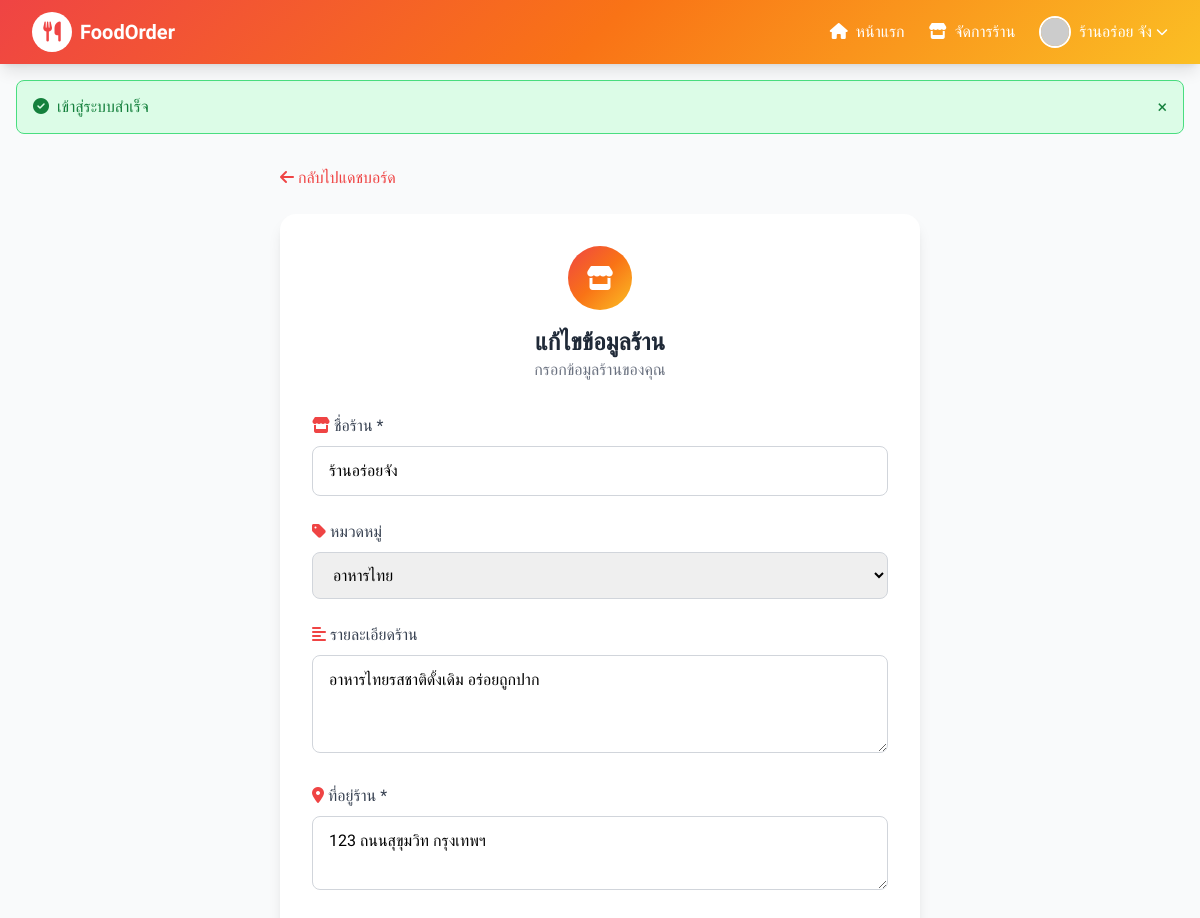
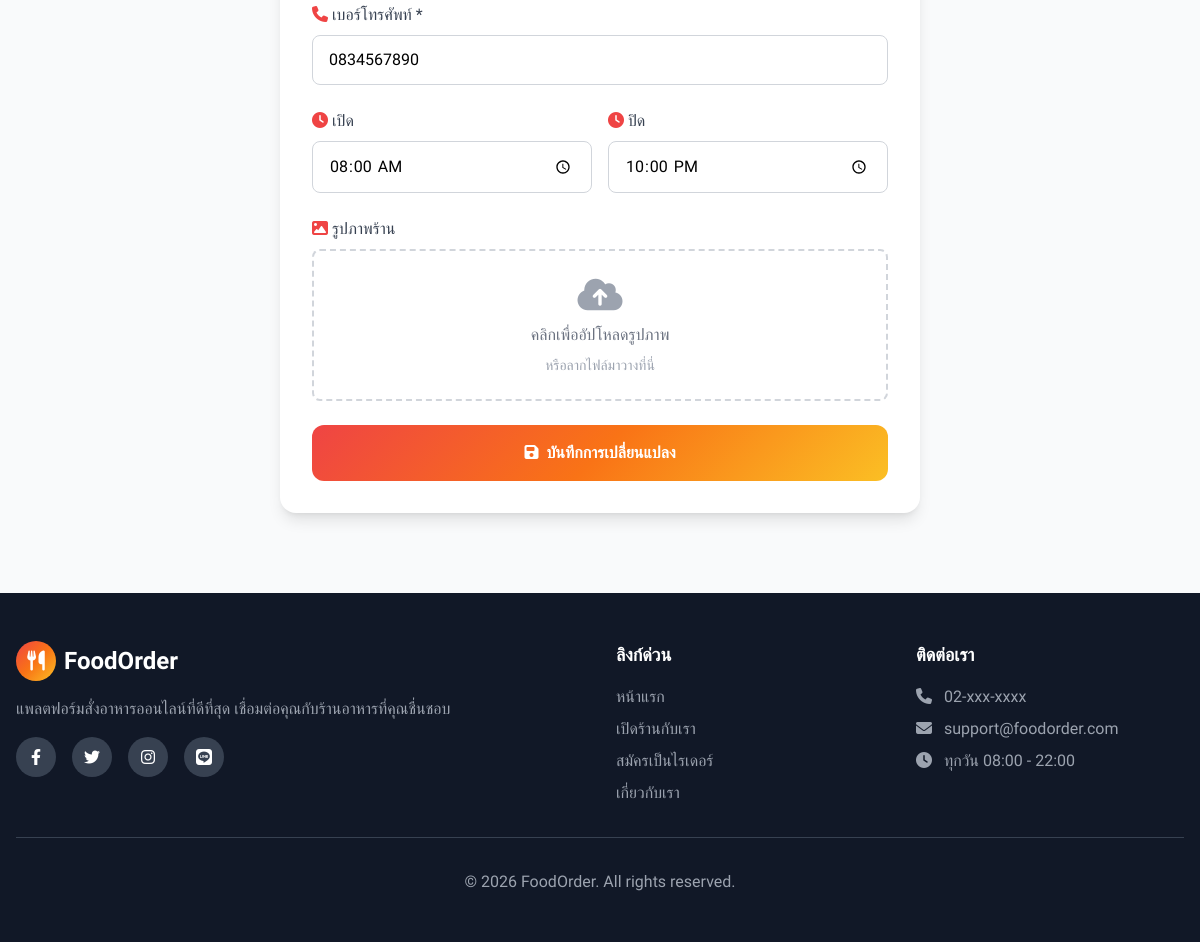
Page /register.php?edit=1 (signed in) on the committed database (2 pictures, top to bottom).
### tables this page shows
CREATE TABLE IF NOT EXISTS users (
    id INT PRIMARY KEY AUTO_INCREMENT,
    username VARCHAR(50) NOT NULL UNIQUE,
    email VARCHAR(100) NOT NULL UNIQUE,
    password VARCHAR(255) NOT NULL,
    full_name VARCHAR(100) NOT NULL,
    phone VARCHAR(20),
    address TEXT,
    role ENUM('customer', 'seller', 'rider', 'admin') DEFAULT 'customer',
    credit_balance DECIMAL(10,2) DEFAULT 0.00,
    avatar VARCHAR(255),
    status ENUM('active', 'inactive', 'banned') DEFAULT 'active',
    created_at TIMESTAMP DEFAULT CURRENT_TIMESTAMP,
    updated_at TIMESTAMP DEFAULT CURRENT_TIMESTAMP ON UPDATE CURRENT_TIMESTAMP
);

CREATE TABLE IF NOT EXISTS restaurants (
    id INT PRIMARY KEY AUTO_INCREMENT,
    owner_id INT NOT NULL,
    name VARCHAR(100) NOT NULL,
    description TEXT,
    address TEXT NOT NULL,
    phone VARCHAR(20),
    image VARCHAR(255),
    category VARCHAR(50),
    opening_time TIME DEFAULT '08:00:00',
    closing_time TIME DEFAULT '22:00:00',
    status ENUM('pending', 'approved', 'rejected', 'closed') DEFAULT 'pending',
    rating DECIMAL(2,1) DEFAULT 0.0,
    total_orders INT DEFAULT 0,
    created_at TIMESTAMP DEFAULT CURRENT_TIMESTAMP,
    updated_at TIMESTAMP DEFAULT CURRENT_TIMESTAMP ON UPDATE CURRENT_TIMESTAMP,
    FOREIGN KEY (owner_id) REFERENCES users(id) ON DELETE CASCADE
);

### database.php (called while the page is built, shortened)
<?php
function getFlash()
{
    if (isset($_SESSION['flash'])) {
        $flash = $_SESSION['flash'];
        return $flash;
    }
    return null;
}
function baseUrl($path = '')
{
    return SITE_URL . '/' . ltrim($path, '/');
}
?>

### auth.php (called while the page is built, shortened)
<?php
require_once __DIR__ . '/database.php';
function isLoggedIn() {
    return isset($_SESSION['user_id']);
}
function getCurrentUser() {
    $db = getDB();
    $stmt = $db->prepare("SELECT * FROM users WHERE id = ?");
    $stmt->execute([$_SESSION['user_id']]);
    return $stmt->fetch();
}
?>

### register.php (the view, shortened to what this page needs)
<?php
require_once __DIR__ . '/../config/auth.php';
require_once __DIR__ . '/../includes/header.php';
$user = getCurrentUser();
$db = getDB();
$stmt = $db->prepare("SELECT * FROM restaurants WHERE owner_id = ?");
$stmt->execute([$user['id']]);
$restaurant = $stmt->fetch();
$categories = ['อาหารไทย', 'อาหารอีสาน', 'อาหารจีน', 'อาหารญี่ปุ่น', 'ฟาสต์ฟู้ด', 'เครื่องดื่ม', 'ของหวาน', 'อาหารทะเล'];
?>
<div class="max-w-2xl mx-auto px-4 py-8">
    <div class="mb-6">
        <a href="<?= baseUrl('seller/dashboard.php') ?>" class="text-primary-500 hover:underline">
            <i class="fas fa-arrow-left mr-1"></i>กลับไปแดชบอร์ด
        </a>
    </div>
    <div class="bg-white rounded-2xl shadow-lg p-8">
        <div class="text-center mb-8">
            <div class="w-16 h-16 gradient-bg rounded-full flex items-center justify-center mx-auto mb-4">
                <i class="fas fa-store text-white text-2xl"></i>
            </div>
            <h1 class="text-2xl font-bold text-gray-800">
                <?= $restaurant ? 'แก้ไขข้อมูลร้าน' : 'ลงทะเบียนร้านค้า' ?>
            </h1>
            <p class="text-gray-500">กรอกข้อมูลร้านของคุณ</p>
        </div>
        <form method="POST" enctype="multipart/form-data" class="space-y-6">
            <div>
                <label class="block text-gray-700 font-medium mb-2">
                    <i class="fas fa-store mr-1 text-primary-500"></i>ชื่อร้าน *
                </label>
                <input type="text" name="name" required
                       value="<?= htmlspecialchars($restaurant['name'] ?? '') ?>"
                       class="w-full px-4 py-3 border border-gray-300 rounded-lg focus:ring-2 focus:ring-primary-500"
                       placeholder="ชื่อร้านอาหารของคุณ">
            </div>
            <div>
                <label class="block text-gray-700 font-medium mb-2">
                    <i class="fas fa-tag mr-1 text-primary-500"></i>หมวดหมู่
                </label>
                <select name="category" class="w-full px-4 py-3 border border-gray-300 rounded-lg focus:ring-2 focus:ring-primary-500">
                    <?php foreach ($categories as $cat): ?>
                        <option value="<?= $cat ?>" <?= ($restaurant['category'] ?? '') === $cat ? 'selected' : '' ?>>
                            <?= $cat ?>
                        </option>
                    <?php endforeach; ?>
                </select>
            </div>
            <div>
                <label class="block text-gray-700 font-medium mb-2">
                    <i class="fas fa-align-left mr-1 text-primary-500"></i>รายละเอียดร้าน
                </label>
                <textarea name="description" rows="3"
                          class="w-full px-4 py-3 border border-gray-300 rounded-lg focus:ring-2 focus:ring-primary-500"
                          placeholder="อธิบายเกี่ยวกับร้านของคุณ"><?= htmlspecialchars($restaurant['description'] ?? '') ?></textarea>
            </div>
            <div>
                <label class="block text-gray-700 font-medium mb-2">
                    <i class="fas fa-map-marker-alt mr-1 text-primary-500"></i>ที่อยู่ร้าน *
                </label>
                <textarea name="address" rows="2" required
                          class="w-full px-4 py-3 border border-gray-300 rounded-lg focus:ring-2 focus:ring-primary-500"
                          placeholder="ที่อยู่ร้าน"><?= htmlspecialchars($restaurant['address'] ?? '') ?></textarea>
            </div>
            <div>
                <label class="block text-gray-700 font-medium mb-2">
                    <i class="fas fa-phone mr-1 text-primary-500"></i>เบอร์โทรศัพท์ *
                </label>
                <input type="tel" name="phone" required
                       value="<?= htmlspecialchars($restaurant['phone'] ?? '') ?>"
                       class="w-full px-4 py-3 border border-gray-300 rounded-lg focus:ring-2 focus:ring-primary-500"
                       placeholder="08x-xxx-xxxx">
            </div>
            <div class="grid grid-cols-2 gap-4">
                <div>
                    <label class="block text-gray-700 font-medium mb-2">
                        <i class="fas fa-clock mr-1 text-primary-500"></i>เปิด
                    </label>
                    <input type="time" name="opening_time"
                           value="<?= $restaurant['opening_time'] ?? '08:00' ?>"
                           class="w-full px-4 py-3 border border-gray-300 rounded-lg focus:ring-2 focus:ring-primary-500">
                </div>
                <div>
                    <label class="block text-gray-700 font-medium mb-2">
                        <i class="fas fa-clock mr-1 text-primary-500"></i>ปิด
                    </label>
                    <input type="time" name="closing_time"
                           value="<?= $restaurant['closing_time'] ?? '22:00' ?>"
                           class="w-full px-4 py-3 border border-gray-300 rounded-lg focus:ring-2 focus:ring-primary-500">
                </div>
            </div>
            <div>
                <label class="block text-gray-700 font-medium mb-2">
                    <i class="fas fa-image mr-1 text-primary-500"></i>รูปภาพร้าน
                </label>
                <div class="border-2 border-dashed border-gray-300 rounded-lg p-6 text-center hover:border-primary-500 transition">
                    <label for="image" class="cursor-pointer">
                        <div id="image-placeholder" class="<?= $restaurant && $restaurant['image'] ? 'hidden' : '' ?>">
                            <i class="fas fa-cloud-upload-alt text-4xl text-gray-400 mb-2"></i>
                            <p class="text-gray-500">คลิกเพื่ออัปโหลดรูปภาพ</p>
                        </div>
                        <p class="text-gray-400 text-sm mt-2">หรือลากไฟล์มาวางที่นี่</p>
                    </label>
                </div>
            </div>
            <button type="submit" class="w-full gradient-bg text-white py-4 rounded-xl font-semibold hover:opacity-90 transition">
                <i class="fas fa-save mr-2"></i><?= $restaurant ? 'บันทึกการเปลี่ยนแปลง' : 'ลงทะเบียนร้านค้า' ?>
            </button>
        </form>
    </div>
</div>
<?php require_once __DIR__ . '/../includes/footer.php'; ?>

### header.php (shortened to what this page needs)
<?php require_once __DIR__ . '/../config/auth.php'; ?>
<!DOCTYPE html>
<html lang="th">
<head>
    <script src="https://cdn.tailwindcss.com"></script>
    <link rel="stylesheet" href="https://cdnjs.cloudflare.com/ajax/libs/font-awesome/6.4.0/css/all.min.css">
</head>
<body class="bg-gray-50 font-prompt min-h-screen">
    <nav class="gradient-bg shadow-lg sticky top-0 z-50">
        <div class="max-w-7xl mx-auto px-4 sm:px-6 lg:px-8">
            <div class="flex justify-between items-center h-16">
                <a href="<?= baseUrl() ?>" class="flex items-center space-x-2">
                    <div class="w-10 h-10 bg-white rounded-full flex items-center justify-center">
                        <i class="fas fa-utensils text-primary-500 text-xl"></i>
                    </div>
                    <span class="text-white font-bold text-xl"><?= SITE_NAME ?></span>
                </a>
                <div class="hidden md:flex items-center space-x-6">
                    <a href="<?= baseUrl() ?>" class="text-white hover:text-accent-200 transition">
                        <i class="fas fa-home mr-1"></i> หน้าแรก
                    </a>
                    <?php if (isLoggedIn()): ?>
                        <?php $user = getCurrentUser(); ?>
                        <?php if ($user['role'] === 'customer'): ?>
                            <a href="<?= baseUrl('cart.php') ?>" class="text-white hover:text-accent-200 transition relative">
                                <i class="fas fa-shopping-cart mr-1"></i> ตะกร้า
                                <span id="cart-count" class="absolute -top-2 -right-2 bg-accent-400 text-white text-xs rounded-full w-5 h-5 flex items-center justify-center">0</span>
                            </a>
                            <a href="<?= baseUrl('orders.php') ?>" class="text-white hover:text-accent-200 transition">
                                <i class="fas fa-receipt mr-1"></i> ออเดอร์
                            </a>
                            <a href="<?= baseUrl('topup.php') ?>" class="text-white hover:text-accent-200 transition">
                                <i class="fas fa-wallet mr-1"></i> <?= formatMoney($user['credit_balance']) ?>
                            </a>
                        <?php elseif ($user['role'] === 'seller'): ?>
                            <a href="<?= baseUrl('seller/dashboard.php') ?>" class="text-white hover:text-accent-200 transition">
                                <i class="fas fa-store mr-1"></i> จัดการร้าน
                            </a>
                        <?php elseif ($user['role'] === 'rider'): ?>
                            <a href="<?= baseUrl('rider/dashboard.php') ?>" class="text-white hover:text-accent-200 transition">
                                <i class="fas fa-motorcycle mr-1"></i> งานส่ง
                            </a>
                        <?php elseif ($user['role'] === 'admin'): ?>
                            <a href="<?= baseUrl('admin/dashboard.php') ?>" class="text-white hover:text-accent-200 transition">
                                <i class="fas fa-cog mr-1"></i> แอดมิน
                            </a>
                        <?php endif; ?>
                        <div class="relative group">
                            <button class="flex items-center text-white hover:text-accent-200 transition">
                                <img src="<?= $user['avatar'] ? baseUrl('uploads/' . $user['avatar']) : 'https://ui-avatars.com/api/?name=' . urlencode($user['full_name']) . '&background=random' ?>"
                                     class="w-8 h-8 rounded-full mr-2 border-2 border-white">
                                <?= htmlspecialchars($user['full_name']) ?>
                                <i class="fas fa-chevron-down ml-1 text-xs"></i>
                            </button>
                        </div>
                    <?php endif; ?>
                </div>
            </div>
        </div>
    </nav>
    <?php $flash = getFlash(); ?>
    <?php if ($flash): ?>
        <div class="max-w-7xl mx-auto px-4 mt-4">
            <div class="<?= $flash['type'] === 'success' ? 'bg-green-100 border-green-400 text-green-700' : 'bg-red-100 border-red-400 text-red-700' ?> px-4 py-3 rounded-lg border flex items-center justify-between">
                <span><i class="fas <?= $flash['type'] === 'success' ? 'fa-check-circle' : 'fa-exclamation-circle' ?> mr-2"></i><?= $flash['message'] ?></span>
                <button onclick="this.parentElement.remove()" class="text-lg">&times;</button>
            </div>
        </div>
    <?php endif; ?>
    <main>

### header.php (style rules this page uses)
body { font-family: 'Prompt', sans-serif; }
.gradient-bg { background: linear-gradient(135deg, #ef4444 0%, #f97316 50%, #fbbf24 100%); }

### rows in the picture
users: full_name "ร้านอร่อย จัง"
restaurants: name "ร้านอร่อยจัง", category "อาหารไทย", description "อาหารไทยรสชาติดั้งเดิม อร่อยถูกปาก", address "123 ถนนสุขุมวิท กรุงเทพฯ", phone "0834567890", opening_time "08:00:00", closing_time "22:00:00"

### other values in the picture
SITE_NAME "FoodOrder"
$flash['message'] "เข้าสู่ระบบสำเร็จ"
